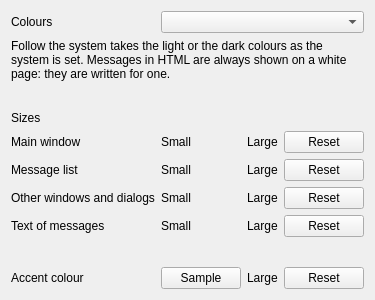
<?xml version="1.0" encoding="UTF-8"?>
<ui version="4.0">
 <class>SettingsAppearance</class>
 <widget class="QWidget" name="SettingsAppearance">
  <layout class="QFormLayout" name="form">
   <item row="0" column="0">
    <widget class="QLabel" name="formLabel0">
     <property name="text">
      <string>Colours</string>
     </property>
     <property name="buddy">
      <cstring>schemeBox</cstring>
     </property>
    </widget>
   </item>
   <item row="0" column="1">
    <widget class="QComboBox" name="schemeBox" />
   </item>
   <item row="1" column="0" colspan="2">
    <widget class="QLabel" name="schemeNote">
     <property name="text">
      <string>Follow the system takes the light or the dark colours as the system is set. Messages in HTML are always shown on a white page: they are written for one.</string>
     </property>
     <property name="wordWrap">
      <bool>true</bool>
     </property>
    </widget>
   </item>
   <item row="2" column="0" colspan="2">
    <spacer name="blankAboveSizes">
     <property name="orientation">
      <enum>Qt::Vertical</enum>
     </property>
     <property name="sizeType">
      <enum>QSizePolicy::Fixed</enum>
     </property>
     <property name="sizeHint" stdset="0">
      <size>
       <width>0</width>
       <height>18</height>
      </size>
     </property>
    </spacer>
   </item>
   <item row="3" column="0" colspan="2">
    <widget class="QLabel" name="sizesHeading">
     <property name="text">
      <string>Sizes</string>
     </property>
     <property name="role" stdset="0">
      <string>heading</string>
     </property>
    </widget>
   </item>
   <item row="4" column="0">
    <widget class="QLabel" name="formLabel4">
     <property name="text">
      <string>Main window</string>
     </property>
    </widget>
   </item>
   <item row="4" column="1">
    <layout class="QHBoxLayout" name="interfaceRow" stretch="0,1,0,0">
     <item>
      <widget class="QLabel" name="interfaceSmall">
       <property name="text">
        <string>Small</string>
       </property>
      </widget>
     </item>
     <item>
      <widget class="QWidget" name="interfaceSlider" />
     </item>
     <item>
      <widget class="QLabel" name="interfaceLarge">
       <property name="text">
        <string>Large</string>
       </property>
      </widget>
     </item>
     <item>
      <widget class="QPushButton" name="interfaceReset">
       <property name="text">
        <string>Reset</string>
       </property>
      </widget>
     </item>
    </layout>
   </item>
   <item row="5" column="0">
    <widget class="QLabel" name="formLabel5">
     <property name="text">
      <string>Message list</string>
     </property>
    </widget>
   </item>
   <item row="5" column="1">
    <layout class="QHBoxLayout" name="listRow" stretch="0,1,0,0">
     <item>
      <widget class="QLabel" name="listSmall">
       <property name="text">
        <string>Small</string>
       </property>
      </widget>
     </item>
     <item>
      <widget class="QWidget" name="listSlider" />
     </item>
     <item>
      <widget class="QLabel" name="listLarge">
       <property name="text">
        <string>Large</string>
       </property>
      </widget>
     </item>
     <item>
      <widget class="QPushButton" name="listReset">
       <property name="text">
        <string>Reset</string>
       </property>
      </widget>
     </item>
    </layout>
   </item>
   <item row="6" column="0">
    <widget class="QLabel" name="formLabel6">
     <property name="text">
      <string>Other windows and dialogs</string>
     </property>
    </widget>
   </item>
   <item row="6" column="1">
    <layout class="QHBoxLayout" name="windowsRow" stretch="0,1,0,0">
     <item>
      <widget class="QLabel" name="windowsSmall">
       <property name="text">
        <string>Small</string>
       </property>
      </widget>
     </item>
     <item>
      <widget class="QWidget" name="windowsSlider" />
     </item>
     <item>
      <widget class="QLabel" name="windowsLarge">
       <property name="text">
        <string>Large</string>
       </property>
      </widget>
     </item>
     <item>
      <widget class="QPushButton" name="windowsReset">
       <property name="text">
        <string>Reset</string>
       </property>
      </widget>
     </item>
    </layout>
   </item>
   <item row="7" column="0">
    <widget class="QLabel" name="formLabel7">
     <property name="text">
      <string>Text of messages</string>
     </property>
    </widget>
   </item>
   <item row="7" column="1">
    <layout class="QHBoxLayout" name="readingRow" stretch="0,1,0,0">
     <item>
      <widget class="QLabel" name="readingSmall">
       <property name="text">
        <string>Small</string>
       </property>
      </widget>
     </item>
     <item>
      <widget class="QWidget" name="readingSlider" />
     </item>
     <item>
      <widget class="QLabel" name="readingLarge">
       <property name="text">
        <string>Large</string>
       </property>
      </widget>
     </item>
     <item>
      <widget class="QPushButton" name="readingReset">
       <property name="text">
        <string>Reset</string>
       </property>
      </widget>
     </item>
    </layout>
   </item>
   <item row="8" column="0" colspan="2">
    <spacer name="blankAboveAccent">
     <property name="orientation">
      <enum>Qt::Vertical</enum>
     </property>
     <property name="sizeType">
      <enum>QSizePolicy::Fixed</enum>
     </property>
     <property name="sizeHint" stdset="0">
      <size>
       <width>0</width>
       <height>18</height>
      </size>
     </property>
    </spacer>
   </item>
   <item row="9" column="0">
    <widget class="QLabel" name="formLabel9">
     <property name="text">
      <string>Accent colour</string>
     </property>
    </widget>
   </item>
   <item row="9" column="1">
    <layout class="QHBoxLayout" name="accentRow" stretch="1,0,0">
     <item>
      <widget class="QPushButton" name="accentSwatch">
       <property name="text">
        <string>Sample</string>
       </property>
       <property name="toolTip">
        <string>Pick a colour</string>
       </property>
      </widget>
     </item>
     <item>
      <widget class="QLabel" name="accentSpacer">
       <property name="text">
        <string>Large</string>
       </property>
      </widget>
     </item>
     <item>
      <widget class="QPushButton" name="accentReset">
       <property name="text">
        <string>Reset</string>
       </property>
      </widget>
     </item>
    </layout>
   </item>
  </layout>
 </widget>
 <resources />
 <connections />
</ui>
